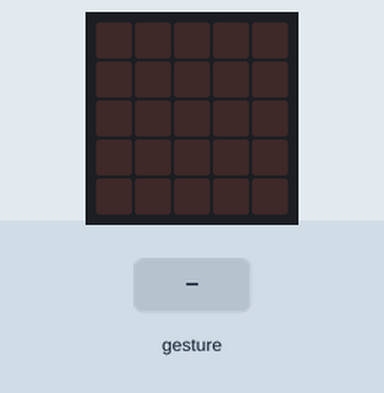
Simulated run of this program. Board: BBC micro:bit (MakeCode). On the bench: the board's 5×5 LED display. Inputs (shaded band) come from the test bench. Random numbers come from a fixed seed; a tilt is held for 1.5 s and a shake lasts 1 s, then the board lies face up again.

Above: at 1.2 s.
1.3 s: gesture 'shake'
At 2.1 s:
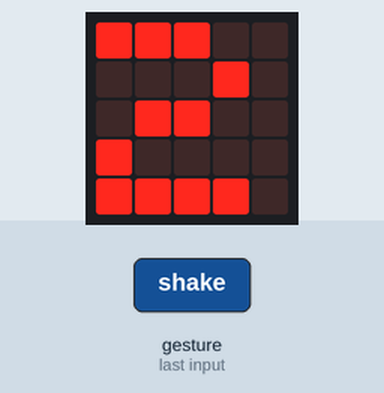
4.1 s: gesture 'shake'
At 5.25 s:
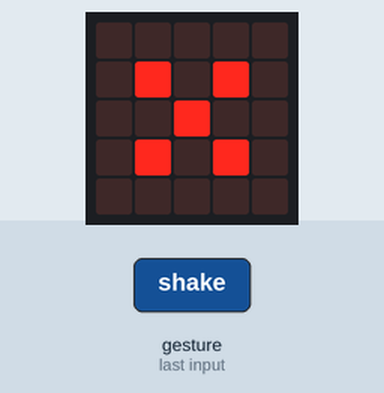
6.9 s: gesture 'shake'
At 8.05 s:
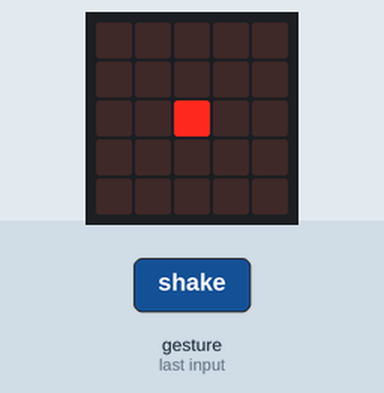
9.7 s: gesture 'shake'
At 10.85 s:
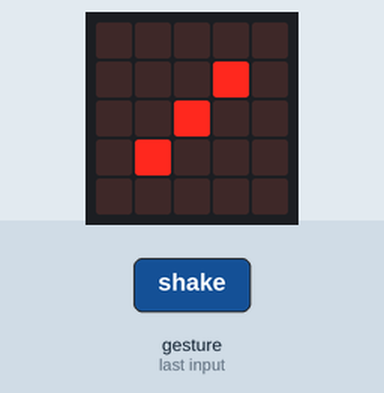
Timing chart, 0 to 12.7 s (numbered marks = the images above; inputs shaded):
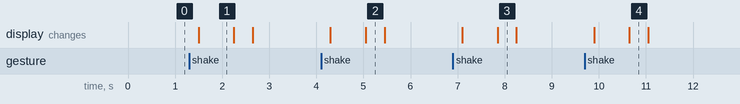

Measured:
- after the input at 1.3 s, the display: changes after 0.20 s (image 1)
- after the input at 4.1 s, the display: first changes after 0.20 s (image 2 shows a later state)
- after the input at 6.9 s, the display: first changes after 0.20 s (image 3 shows a later state)
- after the input at 9.7 s, the display: first changes after 0.20 s (image 4 shows a later state)
- what the display in image 1 shows lasts 0.8 s, from 1.5 s to 2.3 s
- what the display in image 2 shows lasts 0.4 s, from 5.1 s to 5.5 s

The program:

main.ts
```typescript
let número = 0
input.onGesture(Gesture.Shake, function () {
    número = randint(1, 6)
    basic.showNumber(número)
    if (número == 1) {
        basic.showLeds(`
            . . . . .
            . . . . .
            . . # . .
            . . . . .
            . . . . .
            `)
        basic.clearScreen()
    } else if (número == 2) {
        basic.showLeds(`
            . . . . .
            . . . # .
            . . . . .
            . # . . .
            . . . . .
            `)
        basic.clearScreen()
    } else if (número == 3) {
        basic.showLeds(`
            . . . . .
            . . . # .
            . . # . .
            . # . . .
            . . . . .
            `)
        basic.clearScreen()
    } else if (número == 4) {
        basic.showLeds(`
            . . . . .
            . # . # .
            . . . . .
            . # . # .
            . . . . .
            `)
        basic.clearScreen()
    } else if (número == 5) {
        basic.showLeds(`
            . . . . .
            . # . # .
            . . # . .
            . # . # .
            . . . . .
            `)
        basic.clearScreen()
    } else {
        basic.showLeds(`
            . . . . .
            . # . # .
            . # . # .
            . # . # .
            . . . . .
            `)
        basic.clearScreen()
    }
})
```

test.ts
```typescript
// aquí va el archivo "tests"; esto no se compilará cuando este paquete se utilice como una extensión.
```
